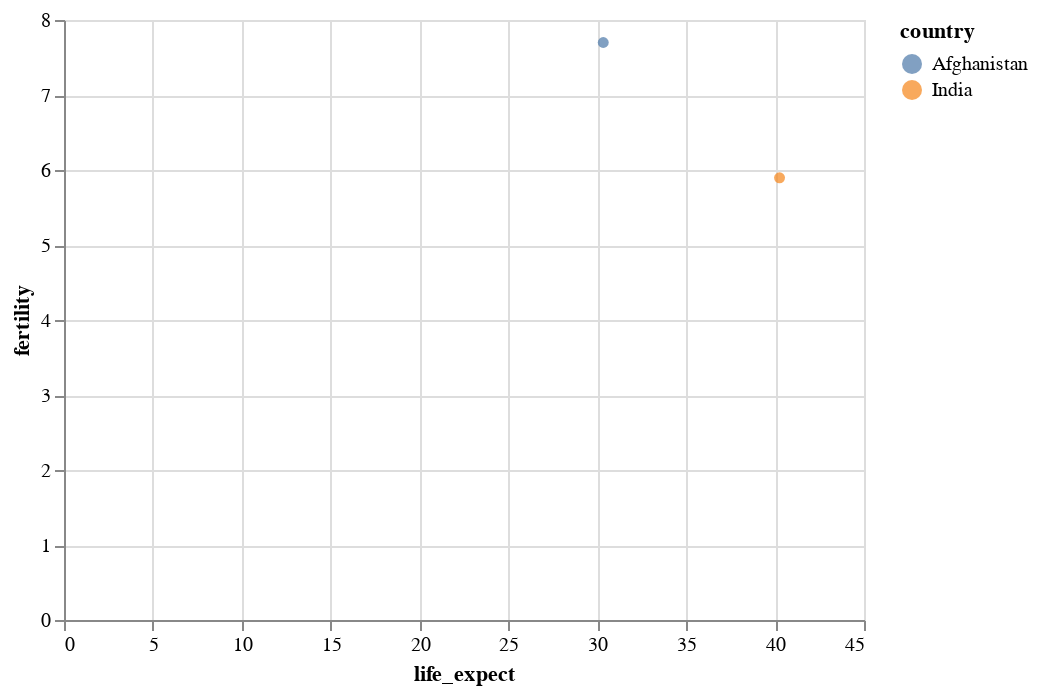

This figure's notebook cell:
### Code cell
select_year = alt.selection_single(
 name='Select', fields=['year'], init={'year': 1955},
 bind=alt.binding_range(min=1955, max=2005, step=10)
)
lst=['Afghanistan','India']
gm_data_2005=gm_data[gm_data['country']. isin  (lst )]
alt.Chart(gm_data_2005).mark_point(filled=True).encode( alt.X('life_expect:Q'),alt.Color('country'), alt.Y('fertility:Q'),
tooltip=[alt.Tooltip('country'),alt.Tooltip('life_expect')]
).add_selection(select_year).transform_filter(select_year).interactive()

### Figure 1 — Vega-Lite specification as saved in the notebook (floating-point values rounded to 4 significant figures)
{"config": {"view": {"continuousWidth": 400, "continuousHeight": 300}}, "data": {"name": "data-2efe86d5dd23508c4a382f735d395288"}, "mark": {"type": "point", "filled": true}, "encoding": {"color": {"type": "nominal", "field": "country"}, "tooltip": [{"type": "nominal", "field": "country"}, {"type": "quantitative", "field": "life_expect"}], "x": {"type": "quantitative", "field": "life_expect"}, "y": {"type": "quantitative", "field": "fertility"}}, "selection": {"Select": {"type": "single", "fields": ["year"], "init": {"year": 1955}, "bind": {"input": "range", "max": 2005, "min": 1955, "step": 10}}, "selector013": {"type": "interval", "bind": "scales", "encodings": ["x", "y"]}}, "transform": [{"filter": {"selection": "Select"}}], "$schema": "https://vega.github.io/schema/vega-lite/v4.8.1.json", "datasets": {"data-2efe86d5dd23508c4a382f735d395288": [{"year": 1955, "country": "Afghanistan", "cluster": 0, "pop": 8891209, "life_expect": 30.33, "fertility": 7.7}, {"year": 1960, "country": "Afghanistan", "cluster": 0, "pop": 9829450, "life_expect": 32.0, "fertility": 7.7}, {"year": 1965, "country": "Afghanistan", "cluster": 0, "pop": 10997885, "life_expect": 34.02, "fertility": 7.7}, {"year": 1970, "country": "Afghanistan", "cluster": 0, "pop": 12430623, "life_expect": 36.09, "fertility": 7.7}, {"year": 1975, "country": "Afghanistan", "cluster": 0, "pop": 14132019, "life_expect": 38.44, "fertility": 7.7}, {"year": 1980, "country": "Afghanistan", "cluster": 0, "pop": 15112149, "life_expect": 39.85, "fertility": 7.8}, {"year": 1985, "country": "Afghanistan", "cluster": 0, "pop": 13796928, "life_expect": 40.82, "fertility": 7.9}, {"year": 1990, "country": "Afghanistan", "cluster": 0, "pop": 14669339, "life_expect": 41.67, "fertility": 8.0}, {"year": 1995, "country": "Afghanistan", "cluster": 0, "pop": 20881480, "life_expect": 41.76, "fertility": 8.0}, {"year": 2000, "country": "Afghanistan", "cluster": 0, "pop": 23898198, "life_expect": 42.13, "fertility": 7.479}, {"year": 2005, "country": "Afghanistan", "cluster": 0, "pop": 29928987, "life_expect": 43.83, "fertility": 7.069}, {"year": 1955, "country": "India", "cluster": 0, "pop": 393000000, "life_expect": 40.25, "fertility": 5.896}, {"year": 1960, "country": "India", "cluster": 0, "pop": 434000000, "life_expect": 43.6, "fertility": 5.822}, {"year": 1965, "country": "India", "cluster": 0, "pop": 485000000, "life_expect": 47.19, "fertility": 5.606}, {"year": 1970, "country": "India", "cluster": 0, "pop": 541000000, "life_expect": 50.65, "fertility": 5.264}, {"year": 1975, "country": "India", "cluster": 0, "pop": 607000000, "life_expect": 54.21, "fertility": 4.889}, {"year": 1980, "country": "India", "cluster": 0, "pop": 679000000, "life_expect": 56.6, "fertility": 4.497}, {"year": 1985, "country": "India", "cluster": 0, "pop": 755000000, "life_expect": 58.55, "fertility": 4.15}, {"year": 1990, "country": "India", "cluster": 0, "pop": 839000000, "life_expect": 60.22, "fertility": 3.865}, {"year": 1995, "country": "India", "cluster": 0, "pop": 927000000, "life_expect": 61.77, "fertility": 3.455}, {"year": 2000, "country": "India", "cluster": 0, "pop": 1007702000, "life_expect": 62.88, "fertility": 3.113}, {"year": 2005, "country": "India", "cluster": 0, "pop": 1080264388, "life_expect": 64.7, "fertility": 2.807}]}}
